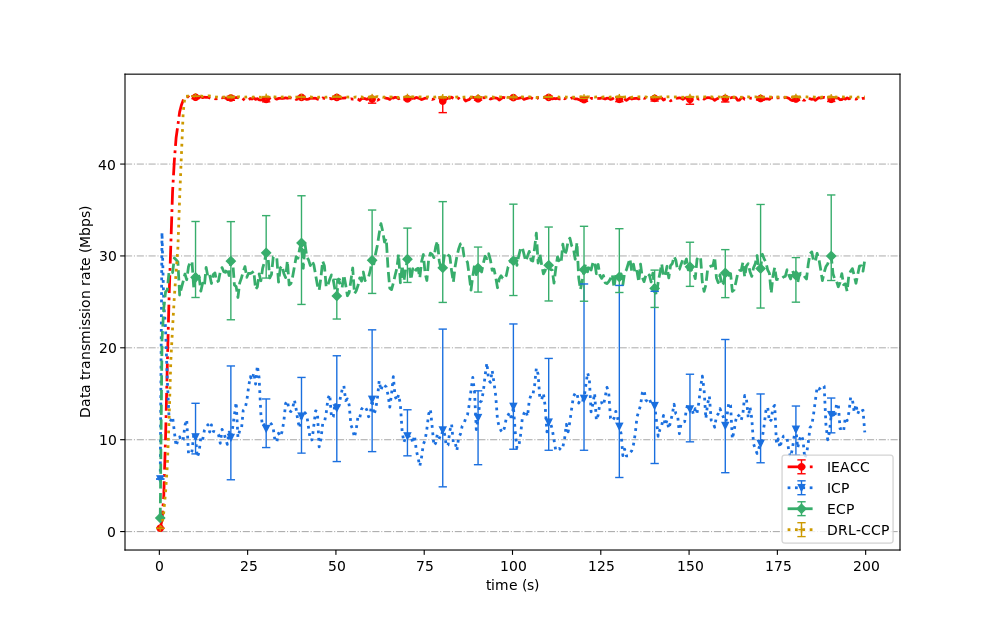

Generate this figure with Python:
import matplotlib
import numpy as np
import matplotlib.pyplot as plt

matplotlib.use('cairo')
plt.figure(figsize=(8, 6.18))
subfig = 220

STEP = 10
PACKET = 1024
VINDEX = 0

colorset = ['red', '#1A6FDF', '#37AD6B', '#CC9900']
styleset = ['-', ':', '--', '-.']
nameset = ['IEACC', 'ICP', 'ECP', 'DRL-CCP']
prefixset = ['ddpg', 'aimd', 'ecp', 'dqn']
pointset = ['o', 'v', 'D', 's']
#suffixset = ['64', '73', '82', '91','100']

figparami = 0
for prefix in prefixset:
    x = [[] for _ in range(5)]
    y = [[] for _ in range(5)]
    for suffix in range(5):
        filename = '/root/ndn/proj-sep/log/singleport/' + \
            prefix + '-drop-c-' + str(suffix) + '.log'
        with open(filename, 'r') as filep:
            lines = filep.readlines()
            datanum0 = [0] * 1000
            indexmax0 = 0
            for line in lines:
                value = line.replace(' ', '').split(',')
                if (len(value) >= 3 and value[2] == 'data'):
                    index0 = int(float(value[1]) / STEP)
                    if index0 > indexmax0: indexmax0 = index0
                    datanum0[index0] += 1
            xstep = STEP / 2
            for i in range(indexmax0 + 1):
                x[suffix].append(xstep)
                y[suffix].append(
                    float(datanum0[i] * PACKET * 8) / (STEP * 1000 * 1000))
                xstep += STEP
    ymeans, yerrps, yerrns = [], [], []
    for i in range(len(x[0])):
        yset = []
        for j in range(5):
            yset.append(y[j][i])
        ymean = np.mean(yset)
        yerrps.append(np.max(yset) - ymean)
        yerrns.append(ymean - np.min(yset))
        ymeans.append(ymean)

    plt.errorbar(x=x[0],
                 y=ymeans,
                 yerr=[yerrns, yerrps],
                 barsabove=True,
                 capsize=3,
                 errorevery=1,
                 elinewidth=1,
                 label=nameset[figparami],
                 color=colorset[figparami],
                 ls=styleset[figparami],
                 lw=4,
                 marker=pointset[figparami],
                 markersize=6,
                 markevery=1)
    figparami += 1
plt.grid(which='both', axis="y", linestyle='-.')
#plt.ylim()
plt.xlabel("time (s)")
plt.ylabel("Data transmission rate (Mbps)")
plt.legend(loc='lower right')
plt.savefig('./th-sta-err2.png')
